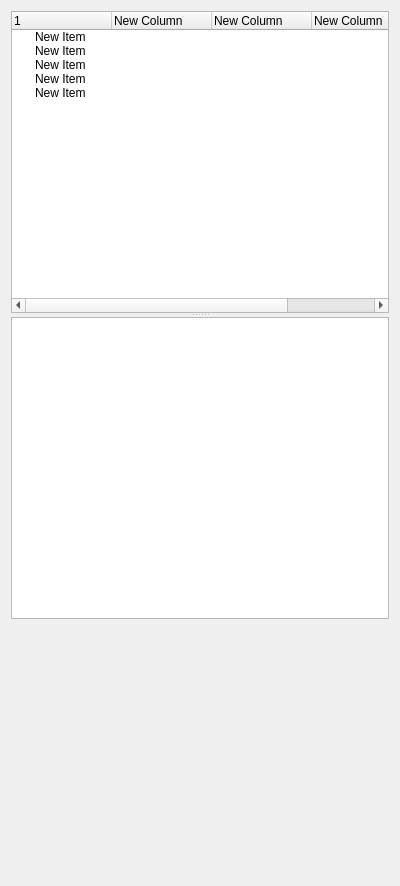
<?xml version="1.0" encoding="UTF-8"?>
<ui version="4.0">
 <class>Form</class>
 <widget class="QWidget" name="Form">
  <property name="geometry">
   <rect>
    <x>0</x>
    <y>0</y>
    <width>400</width>
    <height>886</height>
   </rect>
  </property>
  <property name="windowTitle">
   <string>Form</string>
  </property>
  <layout class="QVBoxLayout" name="verticalLayout">
   <item>
    <widget class="QSplitter" name="splitter">
     <property name="styleSheet">
      <string notr="true"/>
     </property>
     <property name="orientation">
      <enum>Qt::Vertical</enum>
     </property>
     <property name="childrenCollapsible">
      <bool>false</bool>
     </property>
     <widget class="QTreeWidget" name="treeWidget">
      <property name="sizePolicy">
       <sizepolicy hsizetype="Expanding" vsizetype="Expanding">
        <horstretch>0</horstretch>
        <verstretch>0</verstretch>
       </sizepolicy>
      </property>
      <property name="minimumSize">
       <size>
        <width>0</width>
        <height>50</height>
       </size>
      </property>
      <property name="font">
       <font/>
      </property>
      <property name="styleSheet">
       <string notr="true"/>
      </property>
      <column>
       <property name="text">
        <string notr="true">1</string>
       </property>
      </column>
      <column>
       <property name="text">
        <string>New Column</string>
       </property>
      </column>
      <column>
       <property name="text">
        <string>New Column</string>
       </property>
      </column>
      <column>
       <property name="text">
        <string>New Column</string>
       </property>
      </column>
      <column>
       <property name="text">
        <string>New Column</string>
       </property>
      </column>
      <item>
       <property name="text">
        <string>New Item</string>
       </property>
      </item>
      <item>
       <property name="text">
        <string>New Item</string>
       </property>
      </item>
      <item>
       <property name="text">
        <string>New Item</string>
       </property>
      </item>
      <item>
       <property name="text">
        <string>New Item</string>
       </property>
      </item>
      <item>
       <property name="text">
        <string>New Item</string>
       </property>
      </item>
     </widget>
     <widget class="QTextBrowser" name="textBrowser">
      <property name="sizePolicy">
       <sizepolicy hsizetype="Expanding" vsizetype="MinimumExpanding">
        <horstretch>0</horstretch>
        <verstretch>0</verstretch>
       </sizepolicy>
      </property>
      <property name="minimumSize">
       <size>
        <width>0</width>
        <height>50</height>
       </size>
      </property>
      <property name="maximumSize">
       <size>
        <width>16777215</width>
        <height>16777215</height>
       </size>
      </property>
     </widget>
    </widget>
   </item>
   <item>
    <widget class="QLabel" name="labelPicture">
     <property name="sizePolicy">
      <sizepolicy hsizetype="Ignored" vsizetype="Fixed">
       <horstretch>0</horstretch>
       <verstretch>0</verstretch>
      </sizepolicy>
     </property>
     <property name="minimumSize">
      <size>
       <width>0</width>
       <height>250</height>
      </size>
     </property>
     <property name="maximumSize">
      <size>
       <width>16777215</width>
       <height>250</height>
      </size>
     </property>
     <property name="text">
      <string/>
     </property>
     <property name="pixmap">
      <pixmap>D:/Documents/MyGTO/gto/config/logo.png</pixmap>
     </property>
     <property name="alignment">
      <set>Qt::AlignLeading|Qt::AlignLeft|Qt::AlignTop</set>
     </property>
    </widget>
   </item>
  </layout>
 </widget>
 <resources/>
 <connections/>
</ui>
